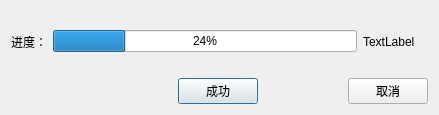
<?xml version="1.0" encoding="UTF-8"?>
<ui version="4.0">
 <class>Dialog_ProgressBar</class>
 <widget class="QDialog" name="Dialog_ProgressBar">
  <property name="geometry">
   <rect>
    <x>0</x>
    <y>0</y>
    <width>439</width>
    <height>115</height>
   </rect>
  </property>
  <property name="windowTitle">
   <string>Dialog</string>
  </property>
  <layout class="QVBoxLayout" name="verticalLayout">
   <item>
    <layout class="QHBoxLayout" name="horizontalLayout">
     <item>
      <widget class="QLabel" name="label">
       <property name="text">
        <string>进度：</string>
       </property>
      </widget>
     </item>
     <item>
      <widget class="QProgressBar" name="progressBar">
       <property name="value">
        <number>24</number>
       </property>
      </widget>
     </item>
     <item>
      <widget class="QLabel" name="label_report">
       <property name="text">
        <string>TextLabel</string>
       </property>
      </widget>
     </item>
     <item>
      <widget class="QLabel" name="label_2">
       <property name="text">
        <string/>
       </property>
      </widget>
     </item>
    </layout>
   </item>
   <item>
    <layout class="QHBoxLayout" name="horizontalLayout_2">
     <item>
      <spacer name="horizontalSpacer">
       <property name="orientation">
        <enum>Qt::Horizontal</enum>
       </property>
       <property name="sizeHint" stdset="0">
        <size>
         <width>40</width>
         <height>20</height>
        </size>
       </property>
      </spacer>
     </item>
     <item>
      <spacer name="horizontalSpacer_2">
       <property name="orientation">
        <enum>Qt::Horizontal</enum>
       </property>
       <property name="sizeHint" stdset="0">
        <size>
         <width>40</width>
         <height>20</height>
        </size>
       </property>
      </spacer>
     </item>
     <item>
      <widget class="QPushButton" name="ok">
       <property name="text">
        <string>成功</string>
       </property>
      </widget>
     </item>
     <item>
      <spacer name="horizontalSpacer_3">
       <property name="orientation">
        <enum>Qt::Horizontal</enum>
       </property>
       <property name="sizeHint" stdset="0">
        <size>
         <width>40</width>
         <height>20</height>
        </size>
       </property>
      </spacer>
     </item>
     <item>
      <widget class="QPushButton" name="cen">
       <property name="text">
        <string>取消</string>
       </property>
      </widget>
     </item>
    </layout>
   </item>
  </layout>
 </widget>
 <resources/>
 <connections/>
</ui>
